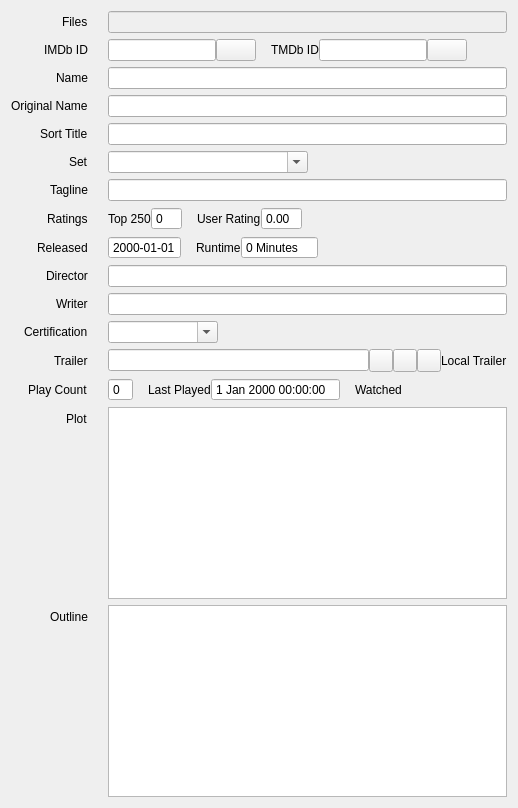
          <widget class="QWidget" name="tab">
           <attribute name="title">
            <string>Information</string>
           </attribute>
           <layout class="QVBoxLayout" name="verticalLayout_6">
            <item>
             <layout class="QFormLayout" name="formLayout">
              <property name="fieldGrowthPolicy">
               <enum>QFormLayout::FieldGrowthPolicy::ExpandingFieldsGrow</enum>
              </property>
              <property name="rowWrapPolicy">
               <enum>QFormLayout::RowWrapPolicy::DontWrapRows</enum>
              </property>
              <property name="labelAlignment">
               <set>Qt::AlignmentFlag::AlignRight|Qt::AlignmentFlag::AlignTrailing|Qt::AlignmentFlag::AlignVCenter</set>
              </property>
              <property name="horizontalSpacing">
               <number>20</number>
              </property>
              <item row="0" column="0">
               <widget class="QLabel" name="lblFile">
                <property name="text">
                 <string>Files</string>
                </property>
               </widget>
              </item>
              <item row="0" column="1">
               <widget class="QLineEdit" name="files">
                <property name="enabled">
                 <bool>false</bool>
                </property>
               </widget>
              </item>
              <item row="2" column="0">
               <widget class="QLabel" name="lblName">
                <property name="text">
                 <string>Name</string>
                </property>
               </widget>
              </item>
              <item row="2" column="1">
               <widget class="QLineEdit" name="name"/>
              </item>
              <item row="3" column="0">
               <widget class="QLabel" name="lblOriginalName">
                <property name="text">
                 <string>Original Name</string>
                </property>
               </widget>
              </item>
              <item row="3" column="1">
               <widget class="QLineEdit" name="originalTitle"/>
              </item>
              <item row="4" column="0">
               <widget class="QLabel" name="lblSortTitle">
                <property name="text">
                 <string>Sort Title</string>
                </property>
               </widget>
              </item>
              <item row="4" column="1">
               <widget class="QLineEdit" name="sortTitle"/>
              </item>
              <item row="5" column="0">
               <widget class="QLabel" name="lblSet">
                <property name="text">
                 <string>Set</string>
                </property>
               </widget>
              </item>
              <item row="5" column="1">
               <widget class="QComboBox" name="set">
                <property name="minimumSize">
                 <size>
                  <width>200</width>
                  <height>0</height>
                 </size>
                </property>
                <property name="editable">
                 <bool>true</bool>
                </property>
                <property name="sizeAdjustPolicy">
                 <enum>QComboBox::SizeAdjustPolicy::AdjustToContents</enum>
                </property>
                <property name="minimumContentsLength">
                 <number>20</number>
                </property>
               </widget>
              </item>
              <item row="6" column="0">
               <widget class="QLabel" name="lblTagline">
                <property name="text">
                 <string>Tagline</string>
                </property>
               </widget>
              </item>
              <item row="6" column="1">
               <widget class="QLineEdit" name="tagline"/>
              </item>
              <item row="7" column="0">
               <widget class="QLabel" name="lblRatings">
                <property name="text">
                 <string>Ratings</string>
                </property>
               </widget>
              </item>
              <item row="8" column="0">
               <widget class="QLabel" name="lblReleased">
                <property name="text">
                 <string>Released</string>
                </property>
               </widget>
              </item>
              <item row="10" column="0">
               <widget class="QLabel" name="lblDirector">
                <property name="text">
                 <string>Director</string>
                </property>
               </widget>
              </item>
              <item row="10" column="1">
               <widget class="QLineEdit" name="director"/>
              </item>
              <item row="11" column="0">
               <widget class="QLabel" name="lblWriter">
                <property name="text">
                 <string>Writer</string>
                </property>
               </widget>
              </item>
              <item row="11" column="1">
               <widget class="QLineEdit" name="writer"/>
              </item>
              <item row="12" column="0">
               <widget class="QLabel" name="lblCertification">
                <property name="text">
                 <string>Certification</string>
                </property>
               </widget>
              </item>
              <item row="12" column="1">
               <widget class="QComboBox" name="certification">
                <property name="editable">
                 <bool>true</bool>
                </property>
                <property name="sizeAdjustPolicy">
                 <enum>QComboBox::SizeAdjustPolicy::AdjustToContents</enum>
                </property>
                <property name="minimumContentsLength">
                 <number>10</number>
                </property>
               </widget>
              </item>
              <item row="13" column="0">
               <widget class="QLabel" name="lblTrailer">
                <property name="text">
                 <string>Trailer</string>
                </property>
               </widget>
              </item>
              <item row="15" column="0">
               <widget class="QLabel" name="lblPlayCount">
                <property name="text">
                 <string>Play Count</string>
                </property>
               </widget>
              </item>
              <item row="15" column="1">
               <layout class="QHBoxLayout" name="horizontalLayout_11">
                <item>
                 <widget class="QSpinBox" name="playcount">
                  <property name="buttonSymbols">
                   <enum>QAbstractSpinBox::ButtonSymbols::NoButtons</enum>
                  </property>
                  <property name="maximum">
                   <number>99</number>
                  </property>
                 </widget>
                </item>
                <item>
                 <spacer name="horizontalSpacer_5">
                  <property name="orientation">
                   <enum>Qt::Horizontal</enum>
                  </property>
                  <property name="sizeType">
                   <enum>QSizePolicy::Policy::Fixed</enum>
                  </property>
                  <property name="sizeHint" stdset="0">
                   <size>
                    <width>15</width>
                    <height>20</height>
                   </size>
                  </property>
                 </spacer>
                </item>
                <item>
                 <widget class="QLabel" name="lblLastPlayed">
                  <property name="text">
                   <string>Last Played</string>
                  </property>
                 </widget>
                </item>
                <item>
                 <widget class="QDateTimeEdit" name="lastPlayed">
                  <property name="buttonSymbols">
                   <enum>QAbstractSpinBox::ButtonSymbols::NoButtons</enum>
                  </property>
                 </widget>
                </item>
                <item>
                 <spacer name="horizontalSpacer_6">
                  <property name="orientation">
                   <enum>Qt::Horizontal</enum>
                  </property>
                  <property name="sizeType">
                   <enum>QSizePolicy::Policy::Fixed</enum>
                  </property>
                  <property name="sizeHint" stdset="0">
                   <size>
                    <width>15</width>
                    <height>20</height>
                   </size>
                  </property>
                 </spacer>
                </item>
                <item>
                 <widget class="Badge" name="badgeWatched">
                  <property name="text">
                   <string>Watched</string>
                  </property>
                  <property name="activeText" stdset="0">
                   <string>Watched</string>
                  </property>
                  <property name="inactiveText" stdset="0">
                   <string>Not watched</string>
                  </property>
                 </widget>
                </item>
               </layout>
              </item>
              <item row="16" column="0">
               <widget class="QLabel" name="lblPlot">
                <property name="text">
                 <string>Plot</string>
                </property>
               </widget>
              </item>
              <item row="13" column="1">
               <layout class="QHBoxLayout" name="horizontalLayout_18">
                <item>
                 <widget class="QLineEdit" name="trailer"/>
                </item>
                <item>
                 <widget class="QToolButton" name="buttonYoutubeDummy">
                  <property name="minimumSize">
                   <size>
                    <width>22</width>
                    <height>22</height>
                   </size>
                  </property>
                  <property name="cursor">
                   <cursorShape>PointingHandCursor</cursorShape>
                  </property>
                  <property name="toolTip">
                   <string>Insert YouTube Dummy Link</string>
                  </property>
                  <property name="text">
                   <string/>
                  </property>
                 </widget>
                </item>
                <item>
                 <widget class="QToolButton" name="buttonDownloadTrailer">
                  <property name="minimumSize">
                   <size>
                    <width>22</width>
                    <height>22</height>
                   </size>
                  </property>
                  <property name="cursor">
                   <cursorShape>PointingHandCursor</cursorShape>
                  </property>
                  <property name="toolTip">
                   <string>Download Trailer</string>
                  </property>
                 </widget>
                </item>
                <item>
                 <widget class="QToolButton" name="buttonPlayLocalTrailer">
                  <property name="minimumSize">
                   <size>
                    <width>22</width>
                    <height>22</height>
                   </size>
                  </property>
                  <property name="cursor">
                   <cursorShape>PointingHandCursor</cursorShape>
                  </property>
                  <property name="toolTip">
                   <string>Play local trailer</string>
                  </property>
                  <property name="text">
                   <string notr="true"/>
                  </property>
                 </widget>
                </item>
                <item>
                 <widget class="Badge" name="localTrailer">
                  <property name="toolTip">
                   <string>Local trailer is available</string>
                  </property>
                  <property name="text">
                   <string>Local Trailer</string>
                  </property>
                 </widget>
                </item>
               </layout>
              </item>
              <item row="7" column="1">
               <layout class="QVBoxLayout" name="vLayoutRating">
                <item>
                 <layout class="QHBoxLayout" name="hLayoutUserRating">
                  <item>
                   <widget class="QLabel" name="lblTop250">
                    <property name="text">
                     <string>Top 250</string>
                    </property>
                   </widget>
                  </item>
                  <item>
                   <widget class="QSpinBox" name="top250">
                    <property name="buttonSymbols">
                     <enum>QAbstractSpinBox::ButtonSymbols::NoButtons</enum>
                    </property>
                    <property name="maximum">
                     <number>250</number>
                    </property>
                   </widget>
                  </item>
                  <item>
                   <spacer name="horizontalSpacer_userRating">
                    <property name="orientation">
                     <enum>Qt::Horizontal</enum>
                    </property>
                    <property name="sizeType">
                     <enum>QSizePolicy::Policy::Fixed</enum>
                    </property>
                    <property name="sizeHint" stdset="0">
                     <size>
                      <width>15</width>
                      <height>20</height>
                     </size>
                    </property>
                   </spacer>
                  </item>
                  <item>
                   <widget class="QLabel" name="lblUserRating">
                    <property name="text">
                     <string>User Rating</string>
                    </property>
                   </widget>
                  </item>
                  <item>
                   <widget class="QDoubleSpinBox" name="userRating">
                    <property name="buttonSymbols">
                     <enum>QAbstractSpinBox::ButtonSymbols::NoButtons</enum>
                    </property>
                    <property name="decimals">
                     <number>2</number>
                    </property>
                    <property name="maximum">
                     <double>10.000000000000000</double>
                    </property>
                   </widget>
                  </item>
                  <item>
                   <spacer name="horizontalSpacer_12">
                    <property name="orientation">
                     <enum>Qt::Horizontal</enum>
                    </property>
                    <property name="sizeHint" stdset="0">
                     <size>
                      <width>40</width>
                      <height>20</height>
                     </size>
                    </property>
                   </spacer>
                  </item>
                 </layout>
                </item>
                <item>
                 <widget class="RatingsWidget" name="ratings" native="true"/>
                </item>
               </layout>
              </item>
              <item row="8" column="1">
               <layout class="QHBoxLayout" name="horizontalLayout_4">
                <item>
                 <widget class="QDateEdit" name="releaseDate">
                  <property name="buttonSymbols">
                   <enum>QAbstractSpinBox::ButtonSymbols::NoButtons</enum>
                  </property>
                  <property name="displayFormat">
                   <string extracomment="Date Format">yyyy-MM-dd</string>
                  </property>
                 </widget>
                </item>
                <item>
                 <spacer name="horizontalSpacer_2">
                  <property name="orientation">
                   <enum>Qt::Horizontal</enum>
                  </property>
                  <property name="sizeType">
                   <enum>QSizePolicy::Policy::Fixed</enum>
                  </property>
                  <property name="sizeHint" stdset="0">
                   <size>
                    <width>15</width>
                    <height>20</height>
                   </size>
                  </property>
                 </spacer>
                </item>
                <item>
                 <widget class="QLabel" name="lblRuntime">
                  <property name="text">
                   <string>Runtime</string>
                  </property>
                 </widget>
                </item>
                <item>
                 <widget class="QSpinBox" name="runtime">
                  <property name="buttonSymbols">
                   <enum>QAbstractSpinBox::ButtonSymbols::NoButtons</enum>
                  </property>
                  <property name="suffix">
                   <string> Minutes</string>
                  </property>
                  <property name="maximum">
                   <number>999</number>
                  </property>
                 </widget>
                </item>
               </layout>
              </item>
              <item row="17" column="0">
               <widget class="QLabel" name="lblOutline">
                <property name="text">
                 <string>Outline</string>
                </property>
               </widget>
              </item>
              <item row="1" column="1">
               <layout class="QHBoxLayout" name="horizontalLayout">
                <item>
                 <widget class="QLineEdit" name="imdbId">
                  <property name="maximumSize">
                   <size>
                    <width>150</width>
                    <height>16777215</height>
                   </size>
                  </property>
                 </widget>
                </item>
                <item>
                 <widget class="QPushButton" name="btnImdb">
                  <property name="toolTip">
                   <string>Open movie on IMDb.com</string>
                  </property>
                  <property name="text">
                  </property>
                  <property name="icon">
                   <iconset resource="../../../data/MediaElch.qrc">
                   <normaloff>:/img/web.png</normaloff>:/img/web.png</iconset>
                  </property>
                 </widget>
                </item>
                <item>
                 <spacer name="horizontalSpacer_14">
                  <property name="orientation">
                   <enum>Qt::Horizontal</enum>
                  </property>
                  <property name="sizeType">
                   <enum>QSizePolicy::Policy::Fixed</enum>
                  </property>
                  <property name="sizeHint" stdset="0">
                   <size>
                    <width>15</width>
                    <height>20</height>
                   </size>
                  </property>
                 </spacer>
                </item>
                <item>
                 <widget class="QLabel" name="lblTmdbId">
                  <property name="text">
                   <string>TMDb ID</string>
                  </property>
                 </widget>
                </item>
                <item>
                 <widget class="QLineEdit" name="tmdbId"/>
                </item>
                <item>
                 <widget class="QPushButton" name="btnTmdb">
                  <property name="toolTip">
                   <string>Open movie on TheMovieDB.org</string>
                  </property>
                  <property name="text">
                  </property>
                  <property name="icon">
                   <iconset resource="../../../data/MediaElch.qrc">
                   <normaloff>:/img/web.png</normaloff>:/img/web.png</iconset>
                  </property>
                 </widget>
                </item>
                <item>
                 <spacer name="horizontalSpacer_15">
                  <property name="orientation">
                   <enum>Qt::Horizontal</enum>
                  </property>
                  <property name="sizeHint" stdset="0">
                   <size>
                    <width>40</width>
                    <height>20</height>
                   </size>
                  </property>
                 </spacer>
                </item>
               </layout>
              </item>
              <item row="1" column="0">
               <widget class="QLabel" name="lblImdbId">
                <property name="text">
                 <string>IMDb ID</string>
                </property>
               </widget>
              </item>
              <item row="16" column="1">
               <widget class="QPlainTextEdit" name="overview"/>
              </item>
              <item row="17" column="1">
               <widget class="QPlainTextEdit" name="outline"/>
              </item>
             </layout>
            </item>
           </layout>
          </widget>
